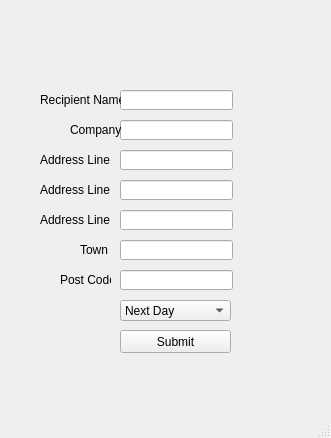
<?xml version="1.0" encoding="UTF-8"?>
<ui version="4.0">
 <class>MainWindow</class>
 <widget class="QMainWindow" name="MainWindow">
  <property name="geometry">
   <rect>
    <x>0</x>
    <y>0</y>
    <width>331</width>
    <height>438</height>
   </rect>
  </property>
  <property name="windowTitle">
   <string>MainWindow</string>
  </property>
  <widget class="QWidget" name="centralwidget">
   <widget class="QLineEdit" name="RecName">
    <property name="geometry">
     <rect>
      <x>120</x>
      <y>90</y>
      <width>113</width>
      <height>20</height>
     </rect>
    </property>
   </widget>
   <widget class="QLineEdit" name="Company">
    <property name="geometry">
     <rect>
      <x>120</x>
      <y>120</y>
      <width>113</width>
      <height>20</height>
     </rect>
    </property>
   </widget>
   <widget class="QLineEdit" name="Add1">
    <property name="geometry">
     <rect>
      <x>120</x>
      <y>150</y>
      <width>113</width>
      <height>20</height>
     </rect>
    </property>
   </widget>
   <widget class="QLineEdit" name="Addr2">
    <property name="geometry">
     <rect>
      <x>120</x>
      <y>180</y>
      <width>113</width>
      <height>20</height>
     </rect>
    </property>
   </widget>
   <widget class="QLineEdit" name="Addr3">
    <property name="geometry">
     <rect>
      <x>120</x>
      <y>210</y>
      <width>113</width>
      <height>20</height>
     </rect>
    </property>
   </widget>
   <widget class="QLineEdit" name="Town">
    <property name="geometry">
     <rect>
      <x>120</x>
      <y>240</y>
      <width>113</width>
      <height>20</height>
     </rect>
    </property>
   </widget>
   <widget class="QLineEdit" name="PostCode">
    <property name="geometry">
     <rect>
      <x>120</x>
      <y>270</y>
      <width>113</width>
      <height>20</height>
     </rect>
    </property>
   </widget>
   <widget class="QLabel" name="label">
    <property name="geometry">
     <rect>
      <x>40</x>
      <y>90</y>
      <width>81</width>
      <height>20</height>
     </rect>
    </property>
    <property name="text">
     <string>Recipient Name</string>
    </property>
   </widget>
   <widget class="QLabel" name="label_2">
    <property name="geometry">
     <rect>
      <x>70</x>
      <y>120</y>
      <width>51</width>
      <height>20</height>
     </rect>
    </property>
    <property name="text">
     <string>Company</string>
    </property>
   </widget>
   <widget class="QLabel" name="label_3">
    <property name="geometry">
     <rect>
      <x>40</x>
      <y>150</y>
      <width>71</width>
      <height>20</height>
     </rect>
    </property>
    <property name="text">
     <string>Address Line 1</string>
    </property>
   </widget>
   <widget class="QLabel" name="label_4">
    <property name="geometry">
     <rect>
      <x>40</x>
      <y>180</y>
      <width>71</width>
      <height>20</height>
     </rect>
    </property>
    <property name="text">
     <string>Address Line 2</string>
    </property>
   </widget>
   <widget class="QLabel" name="label_5">
    <property name="geometry">
     <rect>
      <x>40</x>
      <y>210</y>
      <width>71</width>
      <height>20</height>
     </rect>
    </property>
    <property name="text">
     <string>Address Line 3</string>
    </property>
   </widget>
   <widget class="QLabel" name="label_6">
    <property name="geometry">
     <rect>
      <x>80</x>
      <y>240</y>
      <width>31</width>
      <height>20</height>
     </rect>
    </property>
    <property name="layoutDirection">
     <enum>Qt::LeftToRight</enum>
    </property>
    <property name="text">
     <string>Town</string>
    </property>
   </widget>
   <widget class="QLabel" name="label_7">
    <property name="geometry">
     <rect>
      <x>60</x>
      <y>270</y>
      <width>51</width>
      <height>20</height>
     </rect>
    </property>
    <property name="layoutDirection">
     <enum>Qt::LeftToRight</enum>
    </property>
    <property name="text">
     <string>Post Code</string>
    </property>
   </widget>
   <widget class="QPushButton" name="pushButton">
    <property name="geometry">
     <rect>
      <x>120</x>
      <y>330</y>
      <width>111</width>
      <height>23</height>
     </rect>
    </property>
    <property name="text">
     <string>Submit</string>
    </property>
   </widget>
   <widget class="QComboBox" name="serviceSelector">
    <property name="geometry">
     <rect>
      <x>120</x>
      <y>300</y>
      <width>111</width>
      <height>21</height>
     </rect>
    </property>
    <property name="layoutDirection">
     <enum>Qt::LeftToRight</enum>
    </property>
    <item>
     <property name="text">
      <string>Next Day</string>
     </property>
    </item>
    <item>
     <property name="text">
      <string>Next Day By 9AM</string>
     </property>
    </item>
    <item>
     <property name="text">
      <string>Next Day By 12PM</string>
     </property>
    </item>
   </widget>
  </widget>
  <widget class="QMenuBar" name="menubar">
   <property name="geometry">
    <rect>
     <x>0</x>
     <y>0</y>
     <width>331</width>
     <height>21</height>
    </rect>
   </property>
  </widget>
  <widget class="QStatusBar" name="statusbar"/>
 </widget>
 <resources/>
 <connections/>
</ui>
